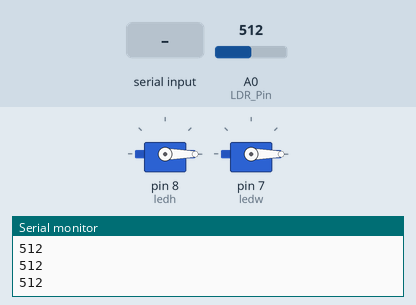
Bench run of a sketch on a simulated Arduino Uno, built with avr-gcc and run on an emulated ATmega328P. On the bench: 2 × servo, the last lines printed to the serial monitor. Inputs (shaded band) come from the test bench; at power-on: A0 (LDR_Pin) = 512.

Above: at 1.3 s.
1.4 s: "1025\n" received over Serial
At 4.2 s:
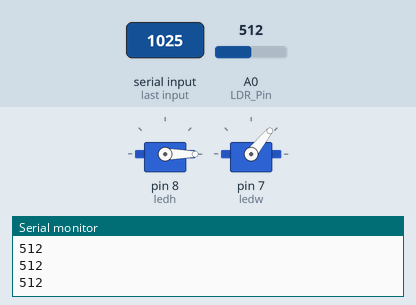
4.4 s: "1024\n" received over Serial
At 7.4 s:
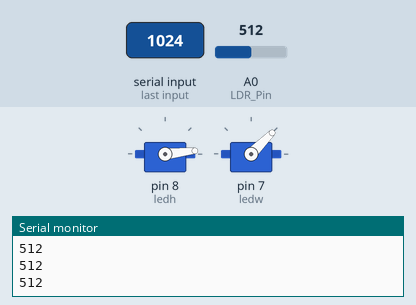
Timing chart, 0 to 9.5 s (numbered marks = the images above; inputs shaded):
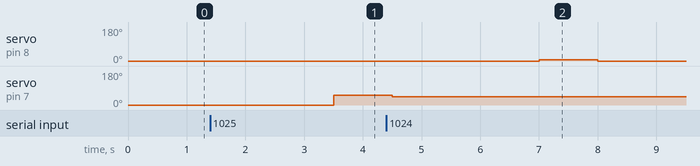

Measured:
- after the input at 1.4 s, servo on pin 7 (ledw): 0° → 51° after 2.1 s
- after the input at 4.4 s, servo on pin 8 (ledh): 0° → 6° after 2.6 s, → 0° 1.0 s later

The sketch:

servos_2_serial.ino
```cpp
#include <Servo.h>
int LDR_Pin = A0; //analog pin 0
const int ledh = 8;
const int ledw = 7;
char* heat = "heat";
char* waterg = "water";
String IncomingData = "";
Servo servo1;
Servo servo2;
int value;
const int MaxChars = 4; // an int string contains up to 3 digits and
 // is terminated by a 0 to indicate end of string
char strValue[MaxChars+1]; // must be big enough for digits and terminating null
int index = 0; // the index into the array storing the received digits
void setup() {
  pinMode(ledh, OUTPUT);
  pinMode(ledw, OUTPUT);
  servo1.attach(8);
  servo2.attach(7);
  Serial.begin(9600);
  Serial.println("Ready");
  servo1.write(0);
  servo2.write(0);

}
void (*pseudoReset)(void)=0;

void loop() {
   int LDRReading = analogRead(LDR_Pin);
   Serial.println(LDRReading);
   delay(500); //just here to slow down the output for easier reading

  if( Serial.available()){
    char ch = Serial.read();
    if(index < MaxChars && ch >= '0' && ch <= '9'){
      strValue[index++] = ch; // add the ASCII character to the string;
    }
    else{// here when buffer full or on the first non digit
      strValue[index] = 0; // terminate the string with a 0
      value = atoi(strValue); // use atoi to convert the string to an int
      index = 0;
    if (value == 1024){
        servo1.write(6);
        delay(1000);
        servo1.write(0);
    }
    if (value == 1025){
        servo2.write(51);
        delay(1000);
        servo2.write(45);
    }
    Serial.println(value);

//     delay(1000);
 }
 }
}
```
